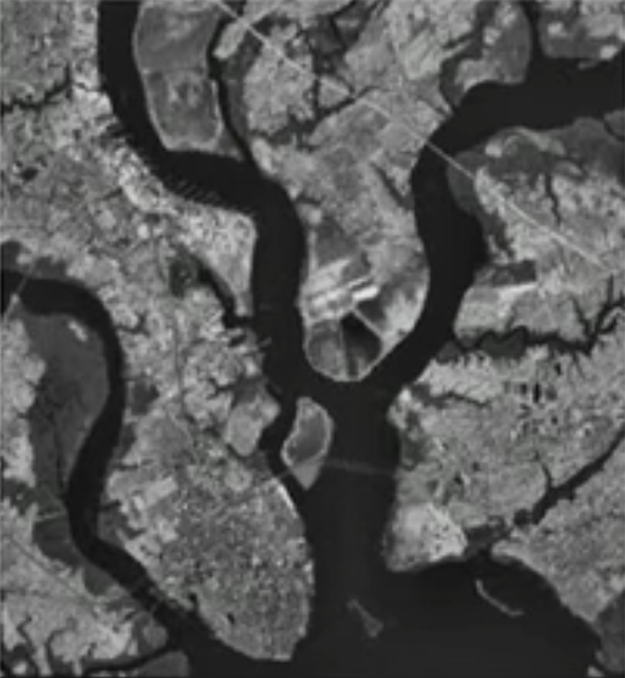
#> input picture secondlecture/map.png, 625 x 678 px, found by its file name
$ python segmentation.py
#> lines starting #> are read from the running program, lines starting #| are printed output that depends on the picture; after the words box and inside, x2 and y2 are one past the last pixel; in counts of white or black regions, pixels touching at a corner belong together
import cv2
import numpy as np
from skimage.feature import peak_local_max
from skimage.segmentation import watershed

# ---------- 1) Load ----------
path = 'secondlecture\map.png'  # set to the river image
img_bgr = cv2.imread(path)
#> img_bgr is the input picture: shape (678, 625, 3); mean B, G, R 86.7, 87.1, 86.9
if img_bgr is None:
    raise FileNotFoundError(path)
img_gray = cv2.cvtColor(img_bgr, cv2.COLOR_BGR2GRAY)
cv2.imwrite('01_grayscale.png', img_gray)

# ---------- 2) Color k-means segmentation (multi-class) ----------
# K determines number of color clusters; tune 3–6
Z = img_bgr.reshape((-1,3)).astype(np.float32)
criteria = (cv2.TERM_CRITERIA_EPS + cv2.TERM_CRITERIA_MAX_ITER, 20, 1.0)
K = 3
_, labels, centers = cv2.kmeans(Z, K, None, criteria, 5, cv2.KMEANS_PP_CENTERS)
#> centers = [[136.8, 137.2, 136.9], [38.93, 39.22, 39.11], [92.45, 92.88, 92.64]]
seg = centers[labels.flatten()].reshape(img_bgr.shape).astype(np.uint8)
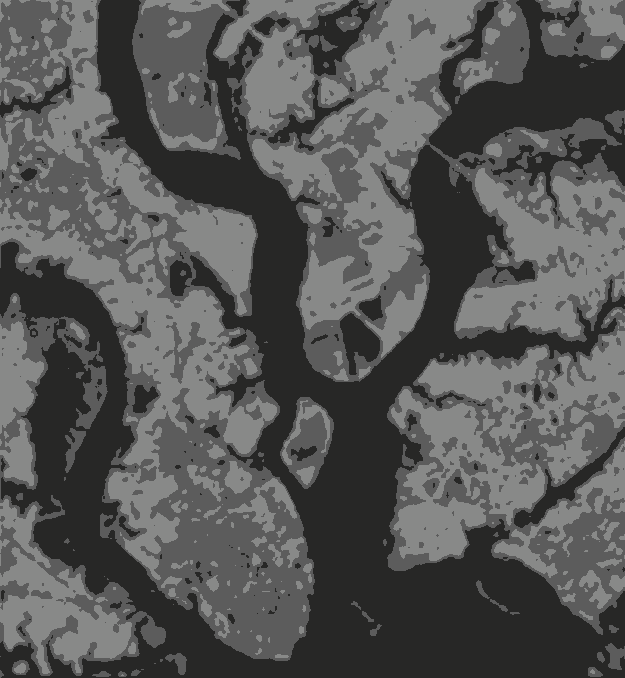
#> seg: shape (678, 625, 3); mean B, G, R 86, 86.6, 86.3
cv2.imwrite('02_kmeans_seg.png', seg)  # color-coded map
# If water is typically darker, water cluster will be one of the darker centers.
# You can pick the darkest cluster as "water mask":
water_cluster = np.argmin(np.mean(centers, axis=1))  # darkest RGB mean
#> water_cluster = 1
mask_kmeans = (labels.flatten()==water_cluster).reshape(img_gray.shape).astype(np.uint8)*255
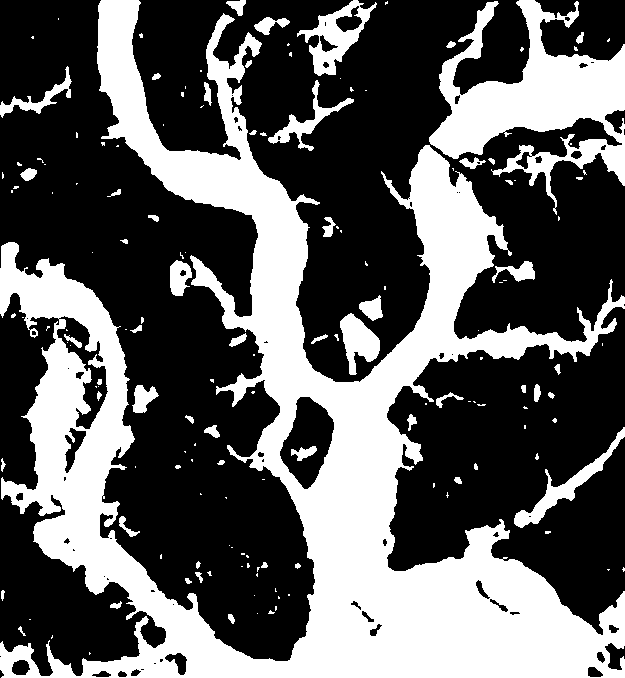
#> mask_kmeans: shape (678, 625); 36.8% white; 158 white regions (102 under 20 px), largest, box (x1, y1, x2, y2) and area: (0, 0, 625, 678) 126563, (429, 0, 625, 215) 16777, (297, 0, 377, 76) 2134
cv2.imwrite('02b_kmeans_water_mask.png', mask_kmeans)

# ---------- 3) Binary water mask via thresholding ----------
# Denoise and apply both Otsu and Adaptive; choose the better result
blur = cv2.GaussianBlur(img_gray, (5,5), 0)

# Otsu (global, auto)
_, mask_otsu = cv2.threshold(blur, 0, 255, cv2.THRESH_BINARY_INV + cv2.THRESH_OTSU)
#> mask_otsu: shape (678, 625); 45.6% white; 172 white regions (75 under 20 px), largest, box (x1, y1, x2, y2) and area: (0, 0, 625, 678) 176127, (296, 0, 380, 81) 3033, (513, 424, 625, 530) 2122
# If water appears dark, use THRESH_BINARY_INV; flip to THRESH_BINARY if water is bright. Adjust as needed

# Adaptive (handles uneven illumination)
mask_adapt = cv2.adaptiveThreshold(
    blur, 255, cv2.ADAPTIVE_THRESH_GAUSSIAN_C, cv2.THRESH_BINARY_INV,
    blockSize=51, C=2
)
#> mask_adapt: shape (678, 625); 47% white; 333 white regions (138 under 20 px), largest, box (x1, y1, x2, y2) and area: (0, 0, 625, 678) 146587, (0, 107, 109, 245) 4448, (513, 423, 625, 534) 2543

# ---------- 4) Morphology to clean and connect channels ----------
kernel = cv2.getStructuringElement(cv2.MORPH_ELLIPSE, (5,5))
mask_clean = cv2.morphologyEx(mask_adapt, cv2.MORPH_OPEN, kernel, iterations=1)  # remove speckle
#> mask_clean: shape (678, 625); 44.5% white; 322 white regions (30 under 20 px), largest, box (x1, y1, x2, y2) and area: (20, 0, 625, 678) 96108, (403, 0, 625, 239) 17217, (0, 311, 88, 518) 5058
mask_clean = cv2.morphologyEx(mask_clean, cv2.MORPH_CLOSE, kernel, iterations=2) # connect gaps
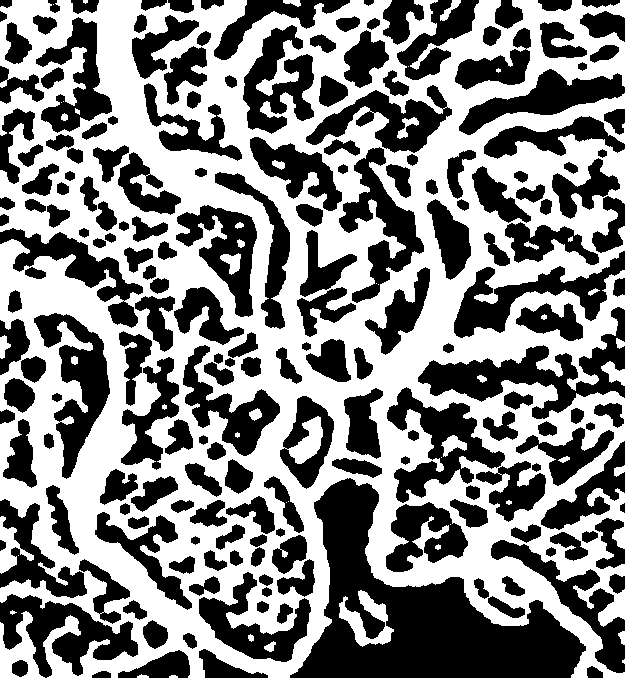
#> mask_clean: shape (678, 625); 51.6% white; 200 black regions, largest, box (x1, y1, x2, y2) and area: (290, 478, 586, 678) 24267, (418, 307, 625, 419) 6925, (0, 594, 138, 678) 5335
cv2.imwrite('03a_mask_otsu.png', mask_otsu)
cv2.imwrite('03b_mask_adaptive.png', mask_adapt)
cv2.imwrite('03c_mask_clean.png', mask_clean)

# ---------- 5) Optional watershed to fill breaks ----------
# Use distance transform + markers to ensure continuous channels
dist = cv2.distanceTransform(mask_clean, cv2.DIST_L2, 5)          # expects 8-bit single-channel 0/255
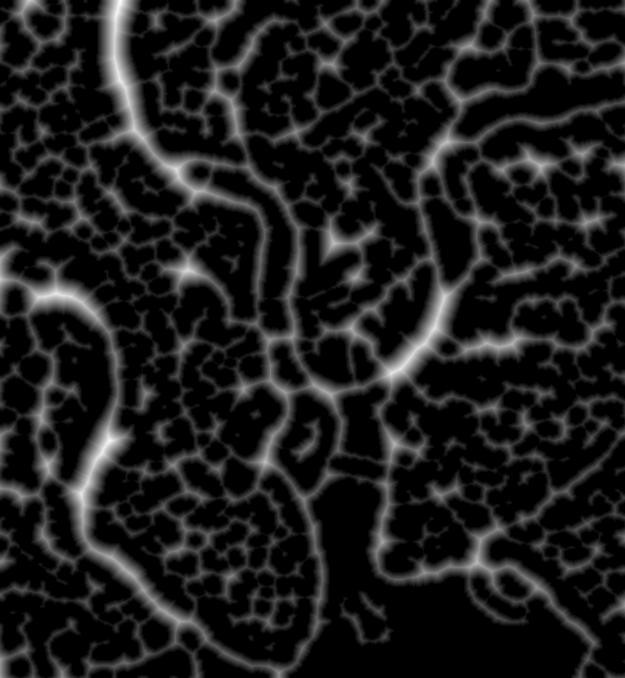
#> dist: shape (678, 625) float32; min 0, max 21.59, mean 2.4; drawn with min black and max white
peaks = peak_local_max(dist, min_distance=7, labels=mask_clean)   # tune min_distance for seed density
#> peaks = 603 pairs, first value 7 to 670, second value 7 to 617
markers = np.zeros(dist.shape, dtype=np.int32)
markers[tuple(peaks.T)] = np.arange(1, len(peaks)+1)
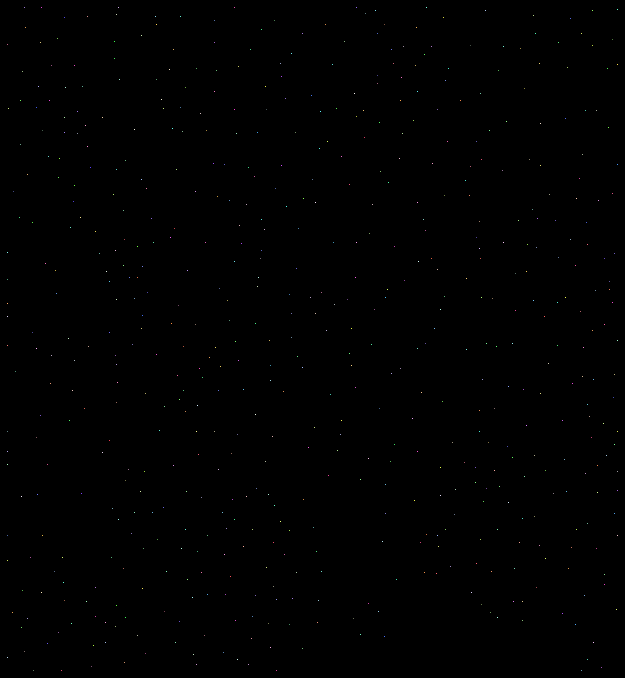
#> markers: shape (678, 625) int32; 604 distinct labels, from 0 to 603; one colour per label, 0 black
labels_ws = watershed(-dist, markers, mask=mask_clean.astype(bool))
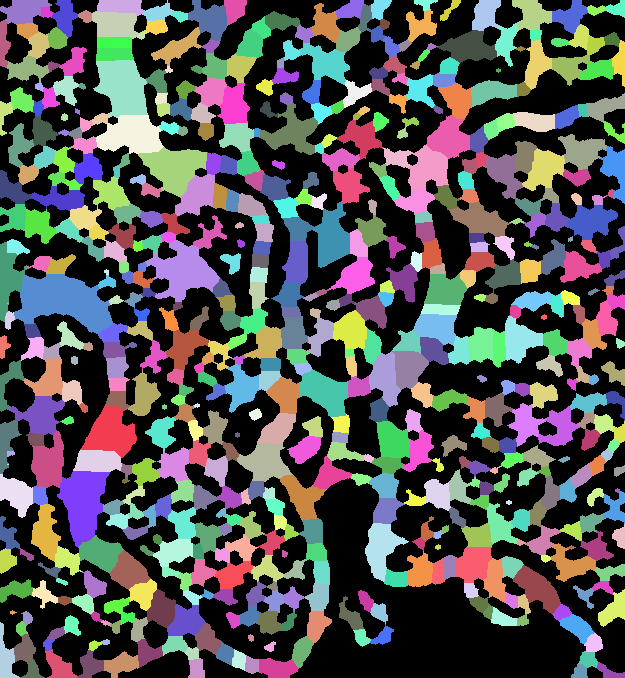
#> labels_ws: shape (678, 625) int32; 604 distinct labels, from 0 to 603; one colour per label, 0 black
# Convert labels to a binary water mask (anything labeled is water)
mask_ws = (labels_ws > 0).astype(np.uint8)*255
cv2.imwrite('04_watershed_mask.png', mask_ws)

# ---------- 6) Final export ----------
# Optionally combine k-means water and threshold mask to be conservative
mask_combined = cv2.bitwise_and(mask_ws, mask_kmeans)
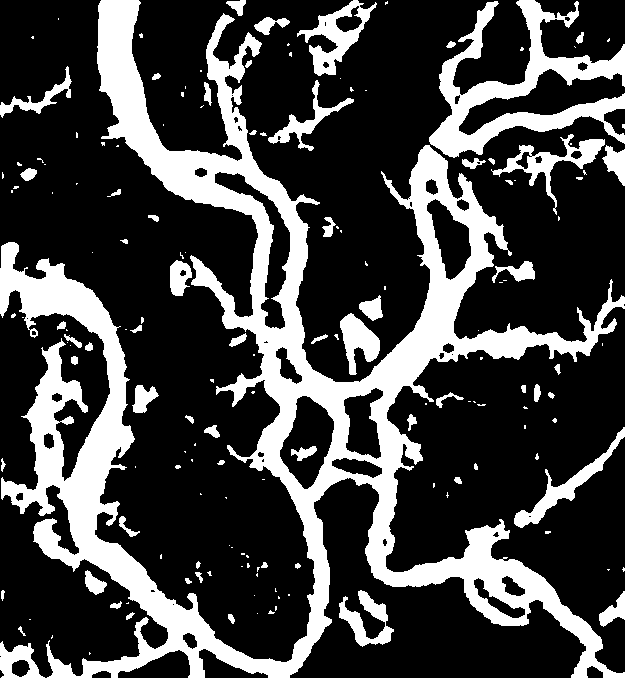
#> mask_combined: shape (678, 625); 26.2% white; 164 white regions (100 under 20 px), largest, box (x1, y1, x2, y2) and area: (0, 0, 625, 678) 83293, (429, 0, 625, 158) 9783, (297, 0, 377, 76) 2043
cv2.imwrite('05_final_water_mask.png', mask_combined)
